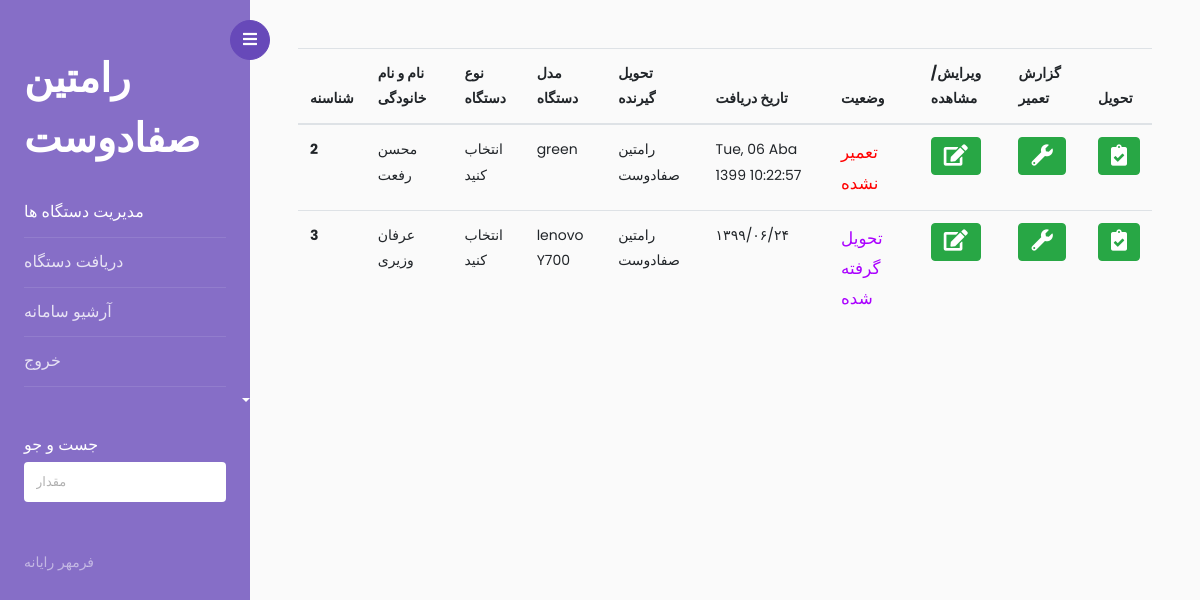
Page / (signed in) on the earlier database version.
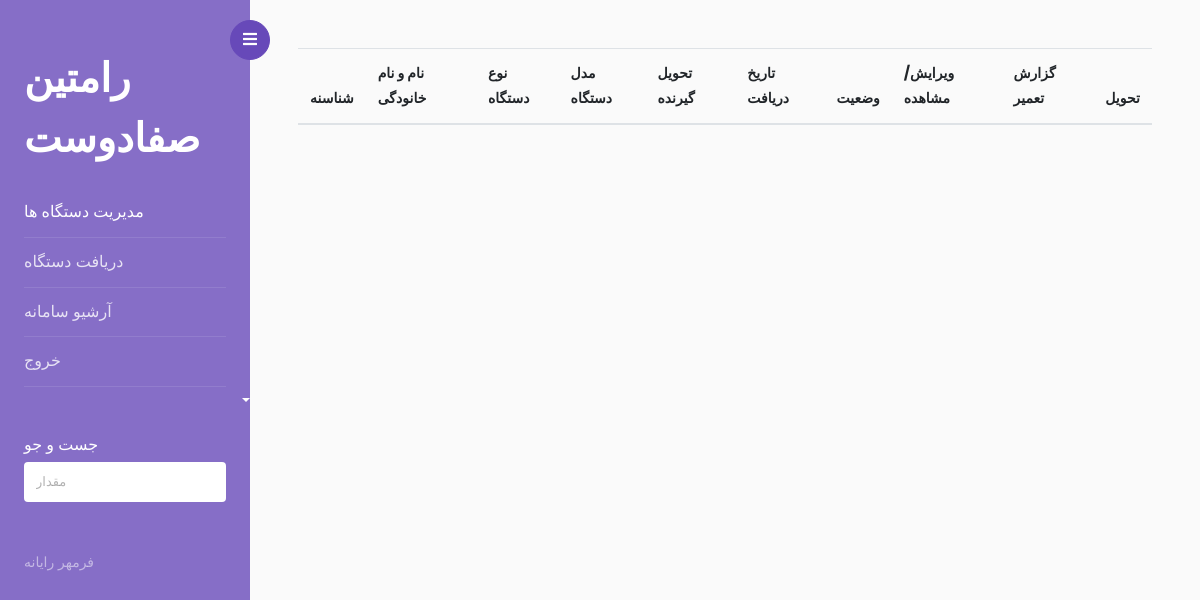
Same page on the later database version.
### app.py (models this page shows, shortened)
class devices(db.Model):
    _id= db.Column("id", db.Integer , primary_key=True)
    tracking_number =db.Column(db.String(100),nullable=False,unique=True)
    customer_name =db.Column(db.String(100),nullable=False)
    customer_phone =db.Column(db.String(20))
    device_type =db.Column(db.String(100))
    device_model =db.Column(db.String(100))
    serial_number =db.Column(db.String(100))
    property_number =db.Column(db.String(100))
    address =db.Column(db.String(300))
    problem =db.Column(db.String(500))
    accesories =db.Column(db.String(300))
    other_text =db.Column(db.String(700))
    giver_name =db.Column(db.String(100))
    in_time =db.Column(db.String(100))
    out_time =db.Column(db.String(100))
    situation=db.Column(db.Integer)
    deliverd=db.Column(db.Integer)
    repair_report=db.Column(db.String(400))

### app.py (the view)
@app.route('/')
def home():
    if not current_user.is_authenticated:
        return redirect(url_for('.login'))
    g.user = current_user.get_id()
    user =users.query.filter_by(id=g.user).first()
    print(user.surename)
    return render_template("index.html",values=devices.query.filter_by(deliverd=0),user=user.surename)

### app.py (called while the page is built)
@Login_manager.user_loader
def load_user(user_id):
    return users.query.get(int(user_id))

### templates/index.html (shortened to what this page needs)
<!doctype html>
<html lang="en">
  <head>
		<link rel="stylesheet" href="https://stackpath.bootstrapcdn.com/font-awesome/4.7.0/css/font-awesome.min.css">
    <link rel="stylesheet" href="../static/add/css/style.css">
    <link rel="stylesheet" href="https://cdnjs.cloudflare.com/ajax/libs/font-awesome/5.15.1/css/all.min.css?family">
  </head>
  <body >
		<div class="wrapper d-flex align-items-stretch">
			<nav id="sidebar">
				<div class="custom-menu">
					<button type="button" id="sidebarCollapse" class="btn btn-primary">
	          <i class="fa fa-bars"></i>
	        </button>
        </div>
				<div class="p-4 pt-5">
		  		<h1><a href="index.html" class="logo">{{ user}}</a></h1>
	        <ul class="list-unstyled components mb-5">
	          <li class="active">
	            <a href="/"  aria-expanded="false" class="dropdown-toggle">مدیریت دستگاه ها</a>
	          </li>
	          <li>
	              <a href="/add">دریافت دستگاه  </a>
	          </li>
	          <li>
              <a href="/archive">آرشیو سامانه</a>
	          </li>
	          <li>
              <a href="/logout">خروج</a>
	          </li>
	        </ul>
	        <div class="mb-5">
						<h3 class="h6">جست و جو</h3>
						<form action="#" class="colorlib-subscribe-form">
	            <div class="form-group d-flex">
	              <input type="text" class="form-control" placeholder="مقدار ">
	            </div>
	          </form>
					</div>
	        <div class="footer">
	        	<p>
						  فرمهر رایانه
						  </p>
	        </div>
	      </div>
    	</nav>
      <div id="content" class="p-4 p-md-5 pt-5">
        <form method="POST" action="/edit">
        <table class="table" id="tblTest">
            <thead>
              <tr>
                <th scope="col">شناسنه</th>
                <th scope="col">نام و نام خانودگی</th>
                <th scope="col">نوع دستگاه</th>
                <th scope="col">مدل دستگاه</th>
                <th scope="col">تحویل گیرنده</th>
                <th scope="col">تاریخ دریافت</th>
                <th scope="col">وضعیت</th>
                <th scope="col">ویرایش/مشاهده</th>
                <th scope="col">گزارش تعمیر</th>
                <th scope="col">تحویل</th>
              </tr>
            </thead>
            <tbody>
                {% for item in values %}
              <tr>
                <th scope="row">{{item._id}} </th>
                <td>{{item.customer_name}}</td>
                <td>{{item.device_type}}</td>
                <td>{{item.device_model}}</td>
                <td>{{item.giver_name}}</td>
                <td>{{item.in_time}}</td>
                  {%  if item.situation==0 %}
                  <td style="color: #AA00FF ; font-size: larger;">تحویل گرفته شده</td>
                  {% elif item.situation==1 %}
                  <td style="color: #00BFA5; font-size: larger;">تعمیر شده</td>
                  {% else %}
                  <td style="color:#FF0000; font-size: larger;">تعمیر نشده</td>
                  {% endif %}
                <td> <button type="submit" class="btn btn-success btnSelect" >
                  <i class="fa fa-edit fa-lg"></i>
              </button></td>
                <td> <button type="button" class="btn btn-success open-modal btnSelect"  data-toggle="modal" data-target="#modal" >
                  <i class="fa fa-wrench fa-lg"></i>
              </button></td>
                <td><button type="button" class="btn btn-success btnSelect"  data-toggle="modal" data-target="#modaltahvil" >
                  <i class="fas fa-clipboard-check fa-lg"></i>
              </button></td>
              </tr>
              {% endfor %}
            </tbody>
          </table>
        </form>
      </div>
    </div>
  </body>
</html>

Differences in the rows shown:
no longer on this page (row edited): devices: _id "2", customer_name "محسن رفعت", device_type "انتخاب کنید", device_model "green", giver_name "رامتین صفادوست", in_time "Tue, 06 Aba 1399 10:22:57", situation "تعمیر نشده"
no longer on this page (row edited): devices: _id "3", customer_name "عرفان وزیری", device_type "انتخاب کنید", device_model "lenovo Y700", giver_name "رامتین صفادوست", in_time "۱۳۹۹/۰۶/۲۴", situation "تحویل گرفته شده"
